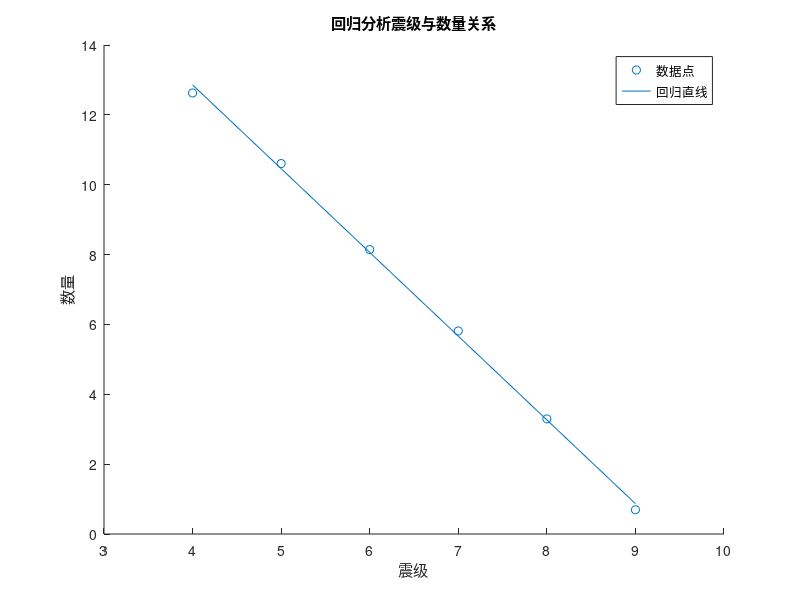

Write the MATLAB code that produced this figure.
clear, clc, close all;
x = [4, 5, 6, 7, 8, 9];
y = [304616, 40376, 3439, 335, 27, 2];
y = log(y);

% scatter
scatter(x, y);
xlim([3, 10])
hold on;

% cal b value
X = [ones(length(y), 1), x'];
Y = y';
[b, bint, r, rint, stats]= regress(Y, X);
b, bint, stats

% plot 
z = b(1) + b(2) * x;
plot(x, z)
xlabel("震级")
ylabel("数量")
title("回归分析震级与数量关系")
legend('数据点', '回归直线');